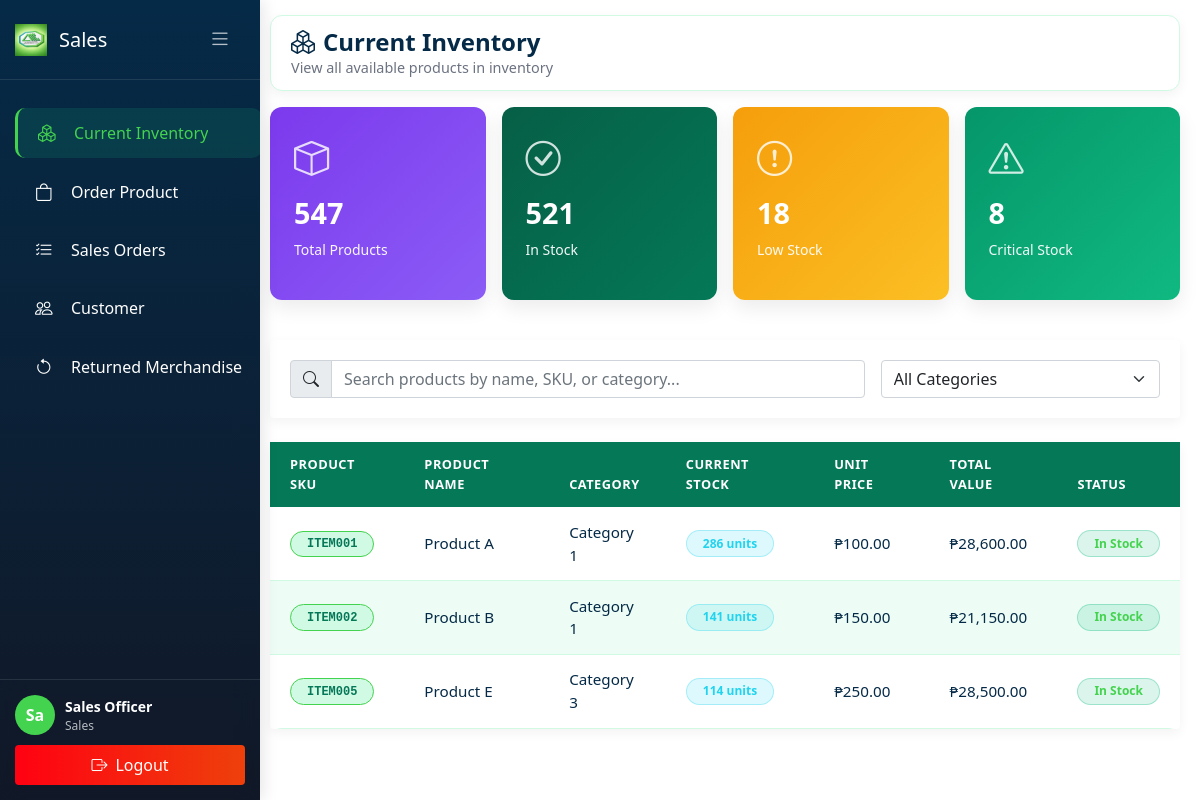
The page /Sales/currentinventory.php (signed in) on the database as committed earlier.
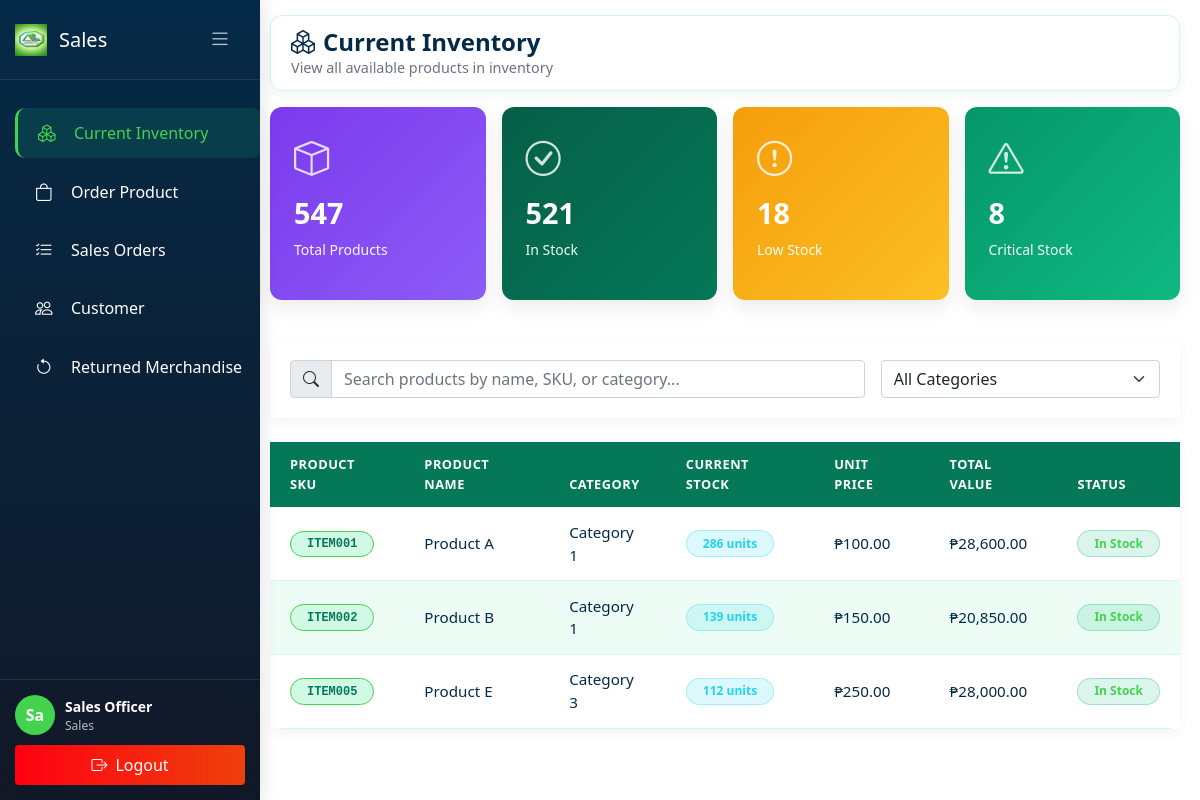
The same page on the database as committed later.
### tables this page shows
CREATE TABLE `items` (
  `item_id` int(11) NOT NULL,
  `item_code` varchar(50) NOT NULL,
  `item_name` varchar(150) NOT NULL,
  `description` text DEFAULT NULL,
  `category` varchar(100) DEFAULT NULL,
  `stock` int(11) NOT NULL,
  `unit_type` enum('case','inner-pack','piece','box','carton') DEFAULT 'piece',
  `unit_price` decimal(10,2) NOT NULL,
  `reorder_level` int(11) DEFAULT 50,
  `status` enum('active','inactive','discontinued') DEFAULT 'active',
  `created_at` timestamp NOT NULL DEFAULT current_timestamp(),
  `updated_at` timestamp NOT NULL DEFAULT current_timestamp() ON UPDATE current_timestamp(),
  `branch_id` int(11) DEFAULT NULL
);

### config/branch_manager.php (called while the page is built, shortened)
<?php
function getBranchId() {
    return isset($_SESSION['branch_id']) ? $_SESSION['branch_id'] : null;
}
function isAdmin() {
    return isset($_SESSION['branch_id']) && $_SESSION['branch_id'] == 0;
}
?>

### Sales/currentinventory.php (the view, shortened to what the changed rows need)
<?php
require_once '../config/database.php';
$branch_id = getBranchId();
$is_admin = isAdmin();
$branch_where = $is_admin ? "" : "AND i.branch_id = $branch_id";
$query = "SELECT
            i.item_id,
            i.item_code,
            i.item_name,
            i.category,
            i.unit_price,
            i.reorder_level,
            COALESCE(i.stock, 0) as current_stock
          FROM items i
          WHERE i.status = 'active' $branch_where
          ORDER BY i.item_name ASC";
$stmt = $conn->prepare($query);
if (!$stmt->execute()) {
    die("Query Error: " . $stmt->error);
}
$result = $stmt->get_result();
$inventory_items = [];
if ($result) {
    $inventory_items = $result->fetch_all(MYSQLI_ASSOC);
}
?>
<!DOCTYPE html>
<html lang="en">
<head>
    <link rel="stylesheet" href="../css/sales.css">
    <link href="https://cdn.jsdelivr.net/npm/bootstrap@5.1.3/dist/css/bootstrap.min.css" rel="stylesheet">
    <link rel="stylesheet" href="https://cdn.jsdelivr.net/npm/bootstrap-icons@1.8.1/font/bootstrap-icons.css">
</head>
<body>
    <div id="appPage">
        <div class="main-content">
            <div class="navbar-top">
                <div class="page-title">
                    <h2><i class="bi bi-boxes me-2"></i>Current Inventory</h2>
                </div>
            </div>
            <div class="card">
                <div class="table-responsive">
                    <table class="table table-hover mb-0">
                        <thead class="table-light">
                            <tr>
                                <th>Product SKU</th>
                                <th>Product Name</th>
                                <th>Category</th>
                                <th>Current Stock</th>
                                <th>Unit Price</th>
                                <th>Total Value</th>
                                <th>Status</th>
                            </tr>
                        </thead>
                        <tbody>
                            <?php if (count($inventory_items) > 0): ?>
                                <?php foreach ($inventory_items as $item): ?>
                                    <?php
                                        $qty_available = $item['current_stock'];
                                        $line_value = $qty_available * $item['unit_price'];
                                        $status_badge = ($qty_available < $item['reorder_level']) ? 'bg-warning' : 'bg-success';
                                        $status_text = ($qty_available < $item['reorder_level']) ? 'Low Stock' : 'In Stock';
                                    ?>
                                    <tr>
                                        <td><span class="badge bg-light text-dark"><?php echo htmlspecialchars($item['item_code']); ?></span></td>
                                        <td><?php echo htmlspecialchars($item['item_name']); ?></td>
                                        <td><?php echo htmlspecialchars($item['category'] ?? 'Uncategorized'); ?></td>
                                        <td>
                                            <span class="badge bg-info"><?php echo $qty_available; ?> units</span>
                                        </td>
                                        <td>₱<?php echo number_format($item['unit_price'], 2); ?></td>
                                        <td>₱<?php echo number_format($line_value, 2); ?></td>
                                        <td><span class="badge <?php echo $status_badge; ?>"><?php echo $status_text; ?></span></td>
                                    </tr>
                                <?php endforeach; ?>
                            <?php else: ?>
                                <tr>
                                    <td colspan="7" class="text-center text-muted py-4">No inventory items available</td>
                                </tr>
                            <?php endif; ?>
                        </tbody>
                    </table>
                </div>
            </div>
        </div>
    </div>
</body>
</html>

Rows that differ between the two databases and show on the page:
changed items "Product B": qty_available "141" → "139"; line_value "21,150.00" → "20,850.00"
changed items "Product E": qty_available "114" → "112"; line_value "28,500.00" → "28,000.00"
